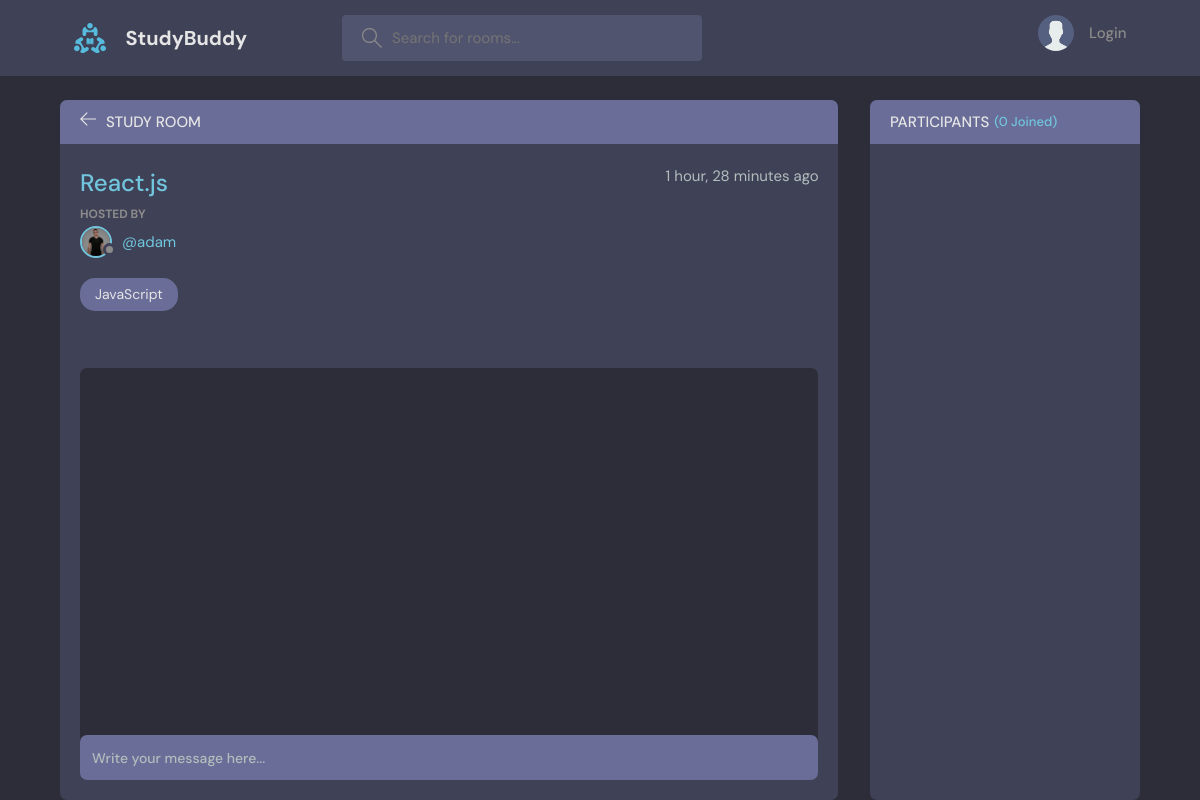
/room/2/, run on an earlier commit of the app's database.
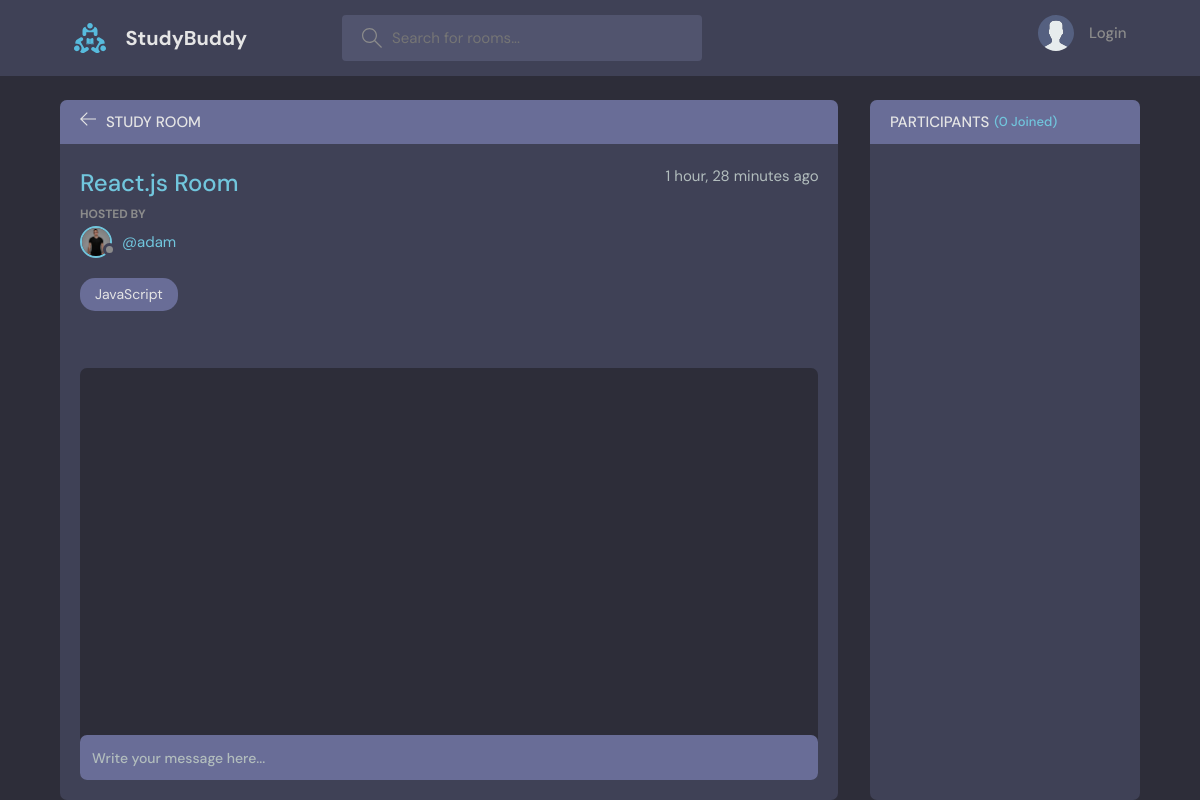
And on a later commit of the database.
### base/models.py (models this page shows, shortened)
class Room(models.Model):
    host = models.ForeignKey(User, on_delete=models.SET_NULL, null=True)
    topic = models.ForeignKey(Topic, on_delete=models.SET_NULL, null=True)
    name = models.CharField(max_length=200)
    description = models.TextField(null=True, blank=True)
    participants = models.ManyToManyField(
        User, related_name='participants', blank=True)
    updated = models.DateTimeField(auto_now=True)
    created = models.DateTimeField(auto_now_add=True)
    class Meta:
        ordering = ['-updated', '-created']

class User(AbstractUser):
    name = models.CharField(max_length=200, null=True)
    email = models.EmailField(unique=True, null=True)
    bio = models.TextField(null=True)
    avatar = models.ImageField(null=True, default="avatar.svg")
    USERNAME_FIELD = 'email'
    REQUIRED_FIELDS = []

### base/views.py (the view, shortened to what this page needs)
# urls.py: path('room/<str:pk>/', views.room, name='room'),
def room(request, pk):
    room = Room.objects.get(id=pk)
    room_messages = room.message_set.all().order_by('-created')
    participants = room.participants.all()
    context = {'room': room, 'room_messages': room_messages,
               'participants': participants}
    return render(request, 'base/room.html', context)

### base/templates/base/room.html (shortened to what this page needs)
{% extends 'main.html' %}
{% block content %}
<main class="profile-page layout layout--2">
  <div class="container">
    <div class="room">
      <div class="room__top">
        <div class="room__topLeft">
          <a href="{% url 'home' %}">
            <svg version="1.1" xmlns="http://www.w3.org/2000/svg" width="32" height="32" viewBox="0 0 32 32">
              <title>arrow-left</title>
              <path
                d="M13.723 2.286l-13.723 13.714 13.719 13.714 1.616-1.611-10.96-10.96h27.625v-2.286h-27.625l10.965-10.965-1.616-1.607z">
              </path>
            </svg>
          </a>
          <h3>Study Room</h3>
        </div>
      </div>
      <div class="room__box scroll">
        <div class="room__header scroll">
          <div class="room__info">
            <h3>{{room.name}}</h3>
            <span>{{room.created|timesince}} ago</span>
          </div>
          <div class="room__hosted">
            <p>Hosted By</p>
            <a href="{% url 'user-profile' room.host.id %}" class="room__author">
              <div class="avatar avatar--small">
                <img src="{{room.host.avatar.url}}" />
              </div>
              <span>@{{room.host.username}}</span>
            </a>
          </div>
          <span class="room__topics">JavaScript</span>
        </div>
        <div class="room__conversation">
          <div class="threads scroll">
          </div>
        </div>
      </div>
      <div class="room__message">
        <form action="" method="POST">
          <input name="body" placeholder="Write your message here..." />
        </form>
      </div>
    </div>
    <div class="participants">
      <h3 class="participants__top">Participants <span>({{participants.count}} Joined)</span></h3>
      <div class="participants__list scroll">
      </div>
    </div>
  </div>
</main>
{% endblock content %}

What changed in the data, as far as the page shows it:
changed Room "adam": name "React.js" → "React.js Room"
